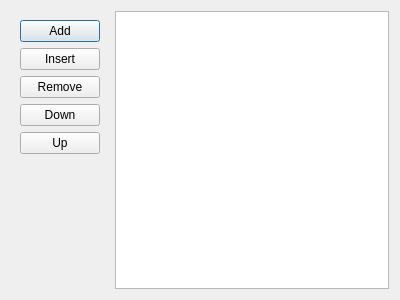
<?xml version="1.0" encoding="UTF-8"?>
<ui version="4.0">
 <class>TableViewDialog</class>
 <widget class="QDialog" name="TableViewDialog">
  <property name="geometry">
   <rect>
    <x>0</x>
    <y>0</y>
    <width>400</width>
    <height>300</height>
   </rect>
  </property>
  <property name="windowTitle">
   <string>Wechat Login</string>
  </property>
  <layout class="QHBoxLayout" name="horizontalLayout">
   <item>
    <widget class="QWidget" name="widget" native="true">
     <layout class="QVBoxLayout" name="verticalLayout">
      <item>
       <widget class="QPushButton" name="addButton">
        <property name="text">
         <string>Add</string>
        </property>
       </widget>
      </item>
      <item>
       <widget class="QPushButton" name="insertButton">
        <property name="text">
         <string>Insert</string>
        </property>
       </widget>
      </item>
      <item>
       <widget class="QPushButton" name="removeButton">
        <property name="text">
         <string>Remove</string>
        </property>
       </widget>
      </item>
      <item>
       <widget class="QPushButton" name="downButton">
        <property name="text">
         <string>Down</string>
        </property>
       </widget>
      </item>
      <item>
       <widget class="QPushButton" name="upButton">
        <property name="text">
         <string>Up</string>
        </property>
       </widget>
      </item>
      <item>
       <spacer name="verticalSpacer">
        <property name="orientation">
         <enum>Qt::Vertical</enum>
        </property>
        <property name="sizeHint" stdset="0">
         <size>
          <width>20</width>
          <height>40</height>
         </size>
        </property>
       </spacer>
      </item>
     </layout>
    </widget>
   </item>
   <item>
    <widget class="QTableView" name="dataTableView">
     <property name="selectionBehavior">
      <enum>QAbstractItemView::SelectRows</enum>
     </property>
     <property name="showGrid">
      <bool>false</bool>
     </property>
     <property name="gridStyle">
      <enum>Qt::NoPen</enum>
     </property>
    </widget>
   </item>
  </layout>
 </widget>
 <resources/>
 <connections/>
</ui>
